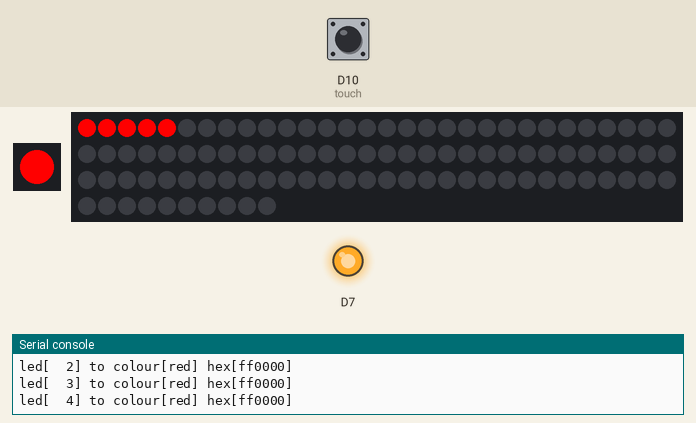
This program was run on a simulated CircuitPython board. On the bench: 1 RGB LEDs in strip order, left to right, 100 RGB LEDs in strip order, left to right, continuing on the next row, output pins drawn as LEDs (lit = HIGH), the last lines printed to the serial console. The inputs (shaded band) are chosen by the test bench; at power-on: D10 (touch) LOW.

Above: at 1.2 s.
1.3 s: D10 (touch) pulled HIGH for 3.2 s
At 2.11 s:
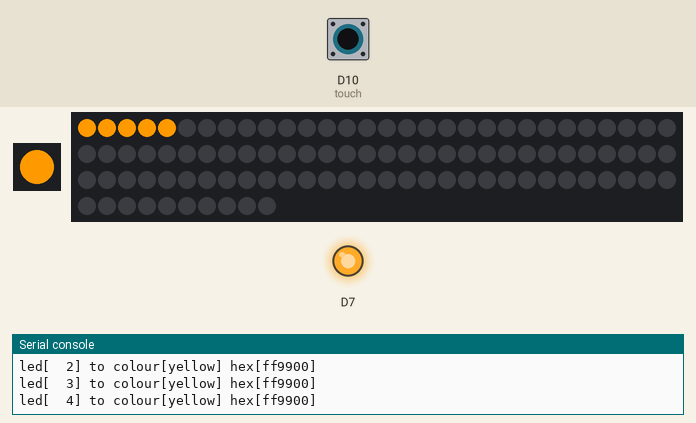
At 2.76 s:
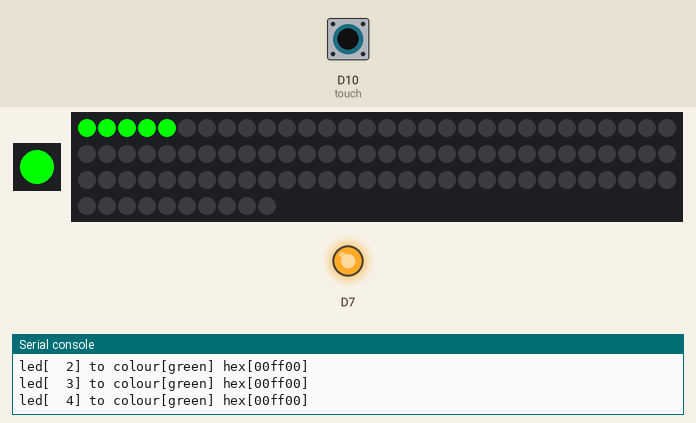
Timing chart, 0 to 19.9 s (numbered marks = the images above; inputs shaded):
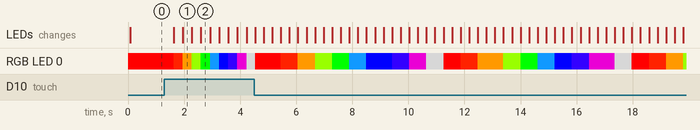

Measured:
- after the input at 1.3 s, RGB LED 0: RGB(255, 0, 0) → RGB(255, 34, 0) after 0.33 s, → RGB(255, 153, 0) 0.33 s later, → RGB(153, 255, 0) 0.33 s later, → RGB(0, 255, 0) 0.33 s later, … (33 changes in this stretch); the LEDs: first change after 0.33 s (image 1 shows a later state)

The program:

code.py
```python
import time
import random
import board
import adafruit_dotstar as dotstar
import digitalio
import neopixel

#version="2020-02-07 02:49:00"

#set up the onboard LED
dots = dotstar.DotStar(board.APA102_SCK, board.APA102_MOSI, 1, brightness=1)
#set up the plug-in pixel strip, in this case we are preparing for up to 100 LEDs
pixels = neopixel.NeoPixel(board.A3, 100, brightness=1, auto_write=False)

#set up the pin that reads the button push
touch = digitalio.DigitalInOut(board.D10)
touch.direction = digitalio.Direction.INPUT
touch.pull = digitalio.Pull.DOWN

#set up the pin that the button is connected to - make it a logic 0
gnd = digitalio.DigitalInOut(board.D7)
gnd.direction = digitalio.Direction.OUTPUT
gnd.value = 1

#how long we wait befoce going on to the next colour
next_colour_delay = 0.3
#initialise the lock_timer to 0
lock_timer = 0
#set the lock timer value - this is how long we wait before setting the LED permanently
lock_time_limit = 100000
#delay between steps
step_delay=0.02
#how many LEDs we are going to illuminate
ledcount = 30
#turn on and off the logging to serial console
silent = False

#create the colour matrix
colours = [
    {"name": "red", hex: 0xff0000},
    {"name": "orange", hex: 0xff2200},
    {"name": "yellow", hex: 0xff9900},
    {"name": "lime", hex: 0x99ff00},
    {"name": "green", hex: 0x00ff00},
    {"name": "cyan", hex: 0x1199ff},
    {"name": "blue", hex: 0x0000ff},
    {"name": "purple", hex: 0x3300ff},
    {"name": "magenta", hex: 0xbb00aa},
    {"name": "grey", hex: 0x888888},
    ]

while True:
    # perform a little light show, cos we can
    dots[0] = (0xff0000)
    pixels.fill(0xff0000)
    time.sleep(step_delay)

    dots[0] = (0x00ff00)
    pixels.fill(0x00ff00)
    time.sleep(step_delay)

    dots[0] = (0x0000ff)
    pixels.fill(0x0000ff)
    time.sleep(step_delay)

    dots[0] = (0x000000)
    pixels.fill(0x000000)

    #now we go show the colours, going on to the next colour if the button is pressed before the timer runs out!
    while True:
        for c in colours:
            if lock_timer < lock_time_limit :
                #set the onboard LED colour
                dots[0] = c[hex]
                #set the LEDs on the external board (start at 0 end at (but not including) 5)
                for led in range(0, 5):
                    if not silent: print("led[{:3}] to colour[{}] hex[{:06x}]".format(led, c["name"], c[hex]))
                    pixels[led] = c[hex]
                    pixels.write()
                #restart the lock timer
                lock_timer = 0
            #here we are waiting for the lock timer to expire or for a touch input
            while lock_timer < lock_time_limit and not touch.value:
                lock_timer = lock_timer + 1
            #check - did we get a touch input? if not, stay here forever (we are locked)
            while not touch.value and lock_timer < lock_time_limit:
                pass
            #wait a little while before going on to the next LED colour
            time.sleep(next_colour_delay)

        #now we're done, make the LEDs after the 5th one do a light show.
        while True:
            for c in colours:
                for led in range(5, ledcount + 1):
                    if not silent: print("led[{:3}] to colour[{}] hex[{:06x}]".format(led, c["name"], c[hex]))
                    dots[0] = c[hex]
                    pixels[led] = c[hex]
                    if led > 5: pixels[led -1] = 0x000000
                    dots[0] = c[hex]
                    pixels.write()
                    time.sleep(step_delay)
```
